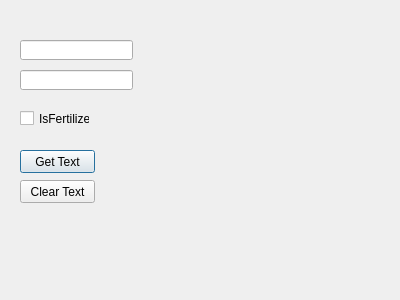
<?xml version="1.0" encoding="UTF-8"?>
<ui version="4.0">
 <class>Dialog</class>
 <widget class="QDialog" name="Dialog">
  <property name="geometry">
   <rect>
    <x>0</x>
    <y>0</y>
    <width>400</width>
    <height>300</height>
   </rect>
  </property>
  <property name="windowTitle">
   <string>Dialog</string>
  </property>
  <widget class="QLineEdit" name="lineEdit">
   <property name="geometry">
    <rect>
     <x>20</x>
     <y>40</y>
     <width>113</width>
     <height>20</height>
    </rect>
   </property>
  </widget>
  <widget class="QLineEdit" name="lineEdit_2">
   <property name="geometry">
    <rect>
     <x>20</x>
     <y>70</y>
     <width>113</width>
     <height>20</height>
    </rect>
   </property>
  </widget>
  <widget class="QCheckBox" name="checkBox">
   <property name="geometry">
    <rect>
     <x>20</x>
     <y>110</y>
     <width>70</width>
     <height>17</height>
    </rect>
   </property>
   <property name="text">
    <string>IsFertilized</string>
   </property>
  </widget>
  <widget class="QPushButton" name="pushButton">
   <property name="geometry">
    <rect>
     <x>20</x>
     <y>150</y>
     <width>75</width>
     <height>23</height>
    </rect>
   </property>
   <property name="text">
    <string>Get Text</string>
   </property>
  </widget>
  <widget class="QPushButton" name="pushButton_2">
   <property name="geometry">
    <rect>
     <x>20</x>
     <y>180</y>
     <width>75</width>
     <height>23</height>
    </rect>
   </property>
   <property name="text">
    <string>Clear Text</string>
   </property>
  </widget>
 </widget>
 <resources/>
 <connections/>
</ui>
